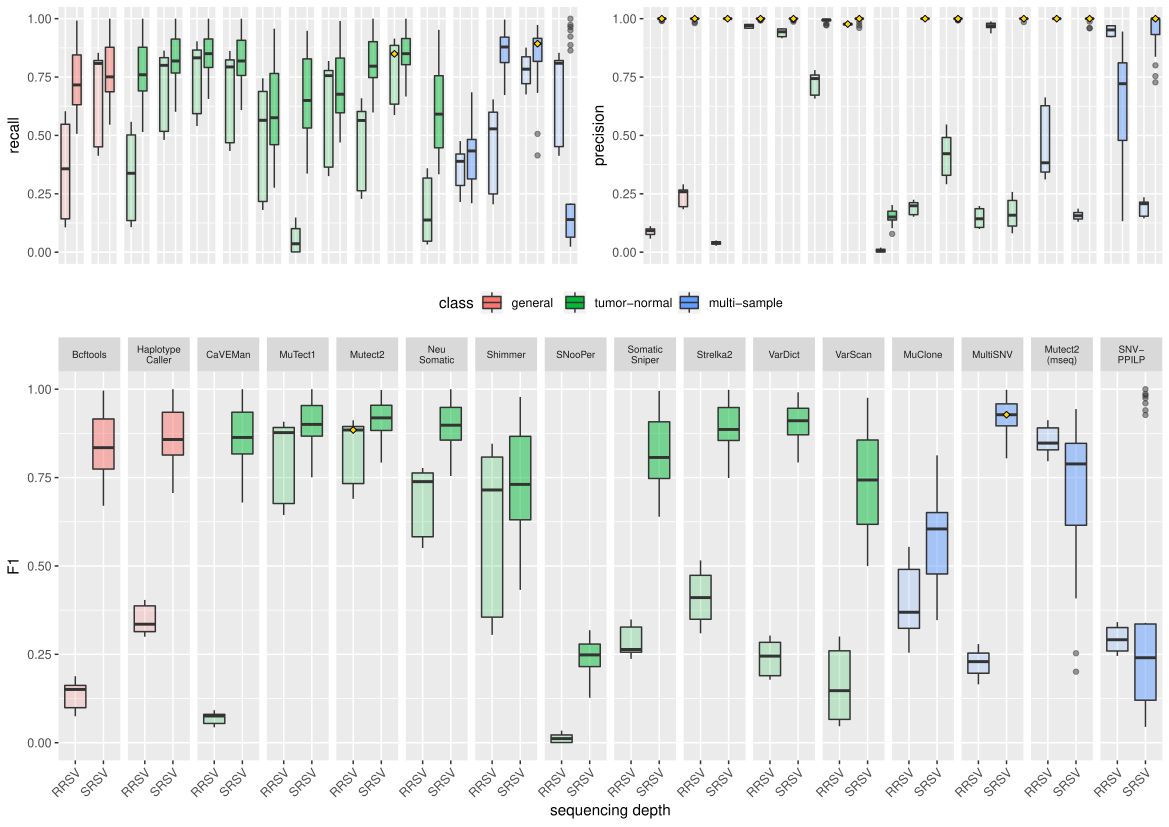

This figure's R source:
#!/usr/bin/env Rscript
# vim: syntax=R tabstop=2 expandtab
# coding: utf-8
#------------------------------------------------------------------------------
# Load benchmarking data, perform analyses and generate plots for publication.
#------------------------------------------------------------------------------
# author   : Harald Detering
# email    : harald.detering@gmail.com
# modified : 2019-05-07
#------------------------------------------------------------------------------#

require(tidyverse)
require(dbplyr)
require(RSQLite)
require(cowplot)
require(ggpubr)
require(RColorBrewer)
require(gridExtra)
require(grid)

# define input/output paths
data_dir.srsv <- file.path( 'data', 'SRSV' )
plot_dir.srsv <- file.path( 'plot', 'SRSV' )
data_dir.rrsv <- file.path( 'data', 'RRSV' )
plot_dir.rrsv <- file.path( 'plot', 'RRSV' )

# source required scripts
source( file.path('analysis', 'performance.analysis.R') )
source( file.path('plotting', 'performance.plotting.R') )
source( file.path('analysis', 'upset.analysis.R') )
source( file.path('plotting', 'upset.plotting.R') )
source( file.path('plotting', 'rc_alt.plotting.R') )

# load SRSV data
#-------------------------------------------------------------------------------
db.srsv <- file.path( data_dir.srsv, 'analysis.db' )
con.srsv <- DBI::dbConnect(RSQLite::SQLite(), db.srsv)
df_rep.srsv <- tbl( con.srsv, 'replicates' ) %>% collect()
df_mut.srsv <- tbl( con.srsv, 'mutations' ) %>% collect()
df_mut_sample.srsv <- tbl( con.srsv, 'mutations_samples' ) %>% collect()
df_mut_clone.srsv <- tbl( con.srsv, 'clones_mutations' ) %>% collect()
df_prev.srsv <- tbl( con.srsv, 'clones_prev' ) %>% collect()
df_caller.srsv <- tbl( con.srsv, 'callers' ) %>% collect()
df_varcall.srsv <- tbl( con.srsv, 'varcalls' ) %>% collect()
df_rc.srsv <- tbl( con.srsv, 'readcounts' ) %>% collect()
df_snp.srsv <- tbl( con.srsv, 'snps' ) %>% collect()

# load RRSV data
#-------------------------------------------------------------------------------
df_rep.rrsv <- readRDS( file.path(data_dir.rrsv, 'RRSV.replicates.rds') )
df_mut.rrsv <- readRDS( file.path(data_dir.rrsv, 'RRSV.mutations.rds') )
df_mut_sample.rrsv <- readRDS( file.path(data_dir.rrsv, 'RRSV.mutations_samples.rds') )
df_mut_clone.rrsv <- readRDS( file.path(data_dir.rrsv, 'RRSV.clones_mutations.rds') )
df_prev.rrsv <- readRDS( file.path(data_dir.rrsv, 'RRSV.clones_prev.rds') )
df_caller.rrsv <- readRDS( file.path(data_dir.rrsv, 'RRSV.callers.rds') )
df_varcall.rrsv <- readRDS( file.path(data_dir.rrsv, 'RRSV.varcalls.rds') ) %>% 
  mutate(chrom = as.character(chrom), id_caller = as.integer(id_caller))
df_rc.rrsv <- readRDS( file.path(data_dir.rrsv, 'RRSV.readcounts.rds') )
# df_snp.rrsv <- readRDS( file.path(data_dir.rrsv, 'RRSV.snps.rds') ) # does not exist

# define variant calling tools and their properties
#-------------------------------------------------------------------------------
callers <- tibble(
  name_caller = c(
    'Bcftools', 
    'HaplotypeCaller', 
    'CaVEMan', 
    'MuTect1', 
    'Mutect2', 
    'NeuSomatic', 
    'Shimmer', 
    'SNooPer', 
    'SomaticSniper', 
    'Strelka1', 
    'Strelka2', 
    'VarDict', 
    'VarScan', 
    'MuClone', 
    'MultiSNV', 
    'SNV-PPILP',
    'Mutect2_mseq'
  ),
  class = c(rep('general', 2), rep('tumor-normal', 11), rep('multi-sample', 4))
)
df_caller <- df_caller %>%
  inner_join( callers, by = 'name_caller' )

# determine status of variant calls
#   TP: true positives
#   FP: false positives
#   FN: false negatives
#-------------------------------------------------------------------------------
df_vars.srsv <- classify_variants( df_varcall.srsv, df_mut.srsv, df_mut_sample.srsv, df_caller.srsv )
df_vars.rrsv <- classify_variants( df_varcall.rrsv, df_mut.rrsv, df_mut_sample.rrsv, df_caller.rrsv )
# store variant calls for later use
saveRDS( df_vars.srsv, file.path(data_dir.srsv, 'df_vars.rds') )
saveRDS( df_vars.rrsv, file.path(data_dir.rrsv, 'df_vars.rds') )


# calculate performance metrics
# ------------------------------------------------------------------------------
#df_vars.srsv <- readRDS( file.path(data_dir.srsv, 'df_vars.rds') )
df_perf.srsv <- calculate_performance( df_vars.srsv, df_caller.srsv, df_rep.srsv )
df_perf.rrsv <- calculate_performance( df_vars.rrsv, df_caller.rrsv, df_rep.rrsv )
# write summary stats to file
#saveRDS( df_perf, file.path(data_dir, 'df_perf.rds') )

# plot performance metrics for SRSV 30x and RRSV 25x
# ------------------------------------------------------------------------------
df.srsv <- df_perf.srsv %>% dplyr::filter( cvg == 50 ) %>%
  select(id_rep, FN, FP, TP, recall, precision, F1, caller = name_caller) %>%
  mutate( cvg = 'SRSV')
df.rrsv <- df_perf.rrsv %>% 
  select(id_rep, FN, FP, TP, recall, precision, F1, caller = name_caller) %>%
  mutate( cvg = 'RRSV' )
df.rrsv$caller[df.rrsv$caller == 'bcftools'] <- 'Bcftools'
df.rrsv$caller[df.rrsv$caller == 'Haplotype Caller'] <- 'HaplotypeCaller'
df.rrsv$caller[df.rrsv$caller == 'Somatic Sniper'] <- 'SomaticSniper'

df <- df.srsv %>% bind_rows( df.rrsv ) %>% inner_join( callers, by = c('caller'='name_caller') )
p_perf <- plot_perf( df )
ggsave( file.path( plot_dir, 'SRSV.performance.pdf'), plot = p_perf, width = 10, height = 6)
ggsave( file.path( plot_dir, 'SRSV.performance.png'), plot = p_perf, width = 10, height = 6)

# plot ALT read counts for TP, FP, FN variants
# ------------------------------------------------------------------------------

df_vars.rrsv <- readRDS( file.path(data_dir.rrsv, 'df_vars.rds') )
df_vars.rrsv <- df_caller.rrsv %>% inner_join( df_vars.rrsv, by = 'id_caller' )

p_rc_alt.rrsv <- plot_rc_alt_ridges_rrsv( df_vars.rrsv, df_rc.rrsv, df_rep.rrsv )
ggsave( file.path( plot_dir.rrsv, 'RRSV.rc_alt.ridges.pdf'), plot = p_rc_alt.rrsv, device = pdf(), width = 8, height = 10 )
ggsave( file.path( plot_dir.rrsv, 'RRSV.rc_alt.ridges.png'), plot = p_rc_alt.rrsv, device = png(), width = 8, height = 10 )
